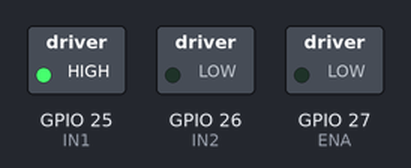
Bench run of a sketch on a simulated ESP32. On the bench: switched loads named in the sketch (green lamp = pin HIGH).

Above: at 0.05 s.
At 6.25 s:
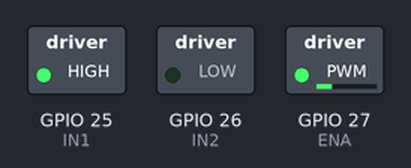
At 12.45 s:
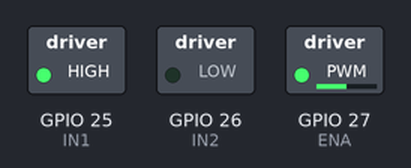
At 24.95 s:
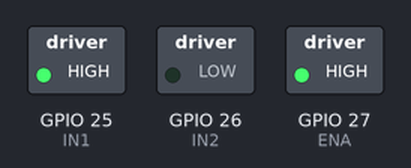
Timing chart, 0 to 32.5 s (numbered marks = the images above):
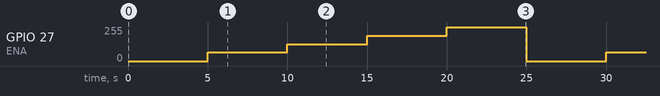

The sketch:

Motor_Driver.ino
```cpp
#define IN1 25
#define IN2 26
#define ENA 27
#define CHANNEL 0
#define FREQUENCY 100
#define RESOLUTION 12
#define MAX_SPEED 4095

void setup() {
  pinMode(IN1, OUTPUT);
  pinMode(IN2, OUTPUT);
  ledcSetup(CHANNEL, FREQUENCY, RESOLUTION);
  ledcAttachPin(ENA, CHANNEL);
}

void loop() {
  digitalWrite(IN1, HIGH);
  digitalWrite(IN2, LOW);
  ledcWrite(CHANNEL, 0);
  delay(5000);
  ledcWrite(CHANNEL, MAX_SPEED * 25 / 100);
  delay(5000);
  ledcWrite(CHANNEL, MAX_SPEED * 50 / 100);
  delay(5000);
  ledcWrite(CHANNEL, MAX_SPEED * 75 / 100);
  delay(5000);
  ledcWrite(CHANNEL, MAX_SPEED);
  delay(5000);
}
```

Measured:
- by itself, GPIO 27 (ENA): repeats every 25.0 s: 127/255 5.0 s, 191/255 5.0 s, 255/255 5.0 s, 0/255 5.0 s, 64/255 5.0 s
